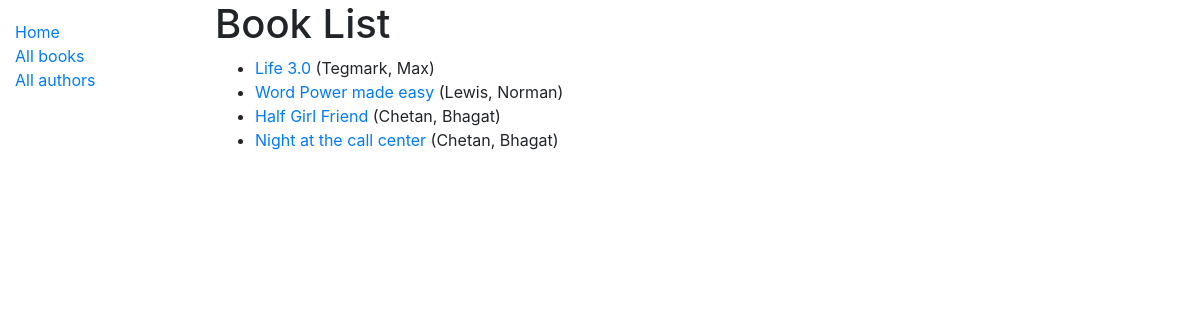
/catalog/books/, run on the app's committed database.
### catalog/models.py (models this page shows, shortened)
class Book(models.Model):
    title = models.CharField(max_length=200)
    author = models.ForeignKey('Author', on_delete=models.SET_NULL, null=True)
    summary = models.TextField(max_length=1000, help_text="Enter a brief description of the book")
    isbn = models.CharField('ISBN', max_length=13,
                            help_text='13 Character <a href="https://www.isbn-international.org/content/what-isbn'
                                      '">ISBN number</a>')
    genre = models.ManyToManyField(Genre, help_text="Select a genre for this book")
    language = models.ForeignKey('Language', on_delete=models.SET_NULL, null=True)
    def display_genre(self):
        """Creates a string for the Genre. This is required to display genre in Admin."""
        return ', '.join([genre.name for genre in self.genre.all()[:3]])
    display_genre.short_description = 'Genre'
    def get_absolute_url(self):
        return reverse('book-detail', args=[str(self.id)])

class Author(models.Model):
    first_name = models.CharField(max_length=100)
    last_name = models.CharField(max_length=100)
    date_of_birth = models.DateField(null=True, blank=True)
    date_of_death = models.DateField('died', null=True, blank=True)
    class Meta:
        ordering = ['last_name', 'first_name']
    def __str__(self):
        return '{0}, {1}'.format(self.last_name, self.first_name)

### catalog/views.py (the view)
# urls.py: path('books/',views.BookListView.as_view(), name='books'),
class BookListView(generic.ListView):
    model = Book
    template_name = 'book_list.html'

### catalog/templates/book_list.html (shortened to what this page needs)
{% extends "base_generic.html"%}
{% block content %}
    <h1>Book List</h1>
    {% if book_list %}
    <ul>
        {% for book in book_list %}
        <li>
            <a href="{{ book.get_absolute_url}}">{{book.title}}</a> ({{book.author}})
        </li>
        {% endfor %}
    </ul>
    {% else %}
        <p>
            There are no books in the library
        </p>
    {% endif %}
{% endblock %}

### data on the page
Book: title "Life 3.0", author "Tegmark, Max"
Book: title "Word Power made easy", author "Lewis, Norman"
Book: title "Half Girl Friend", author "Chetan, Bhagat"
Book: title "Night at the call center", author "Chetan, Bhagat"
